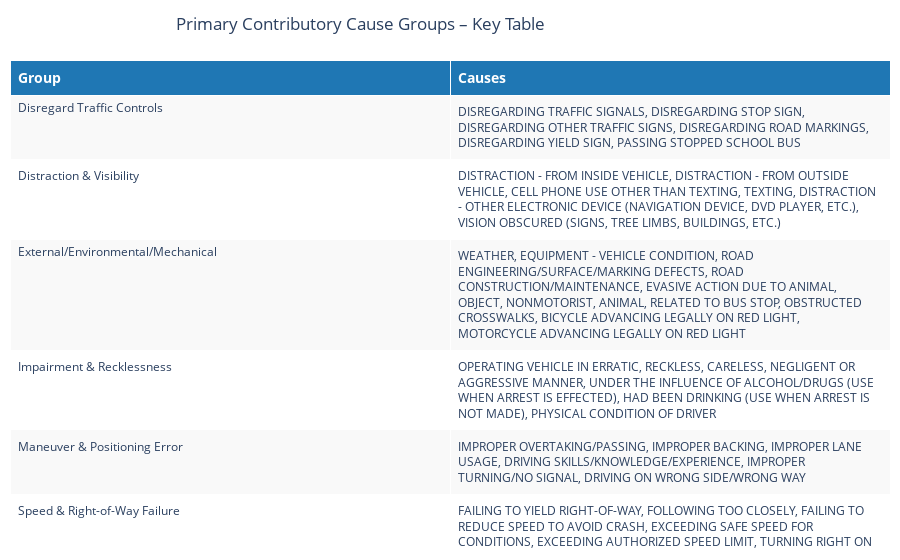

Here is the notebook cell this chart was saved with:
### Code cell
# Then import the required libraries
import plotly.graph_objects as go
import pandas as pd  # Also adding pandas import which was missing

# Convert dictionary to DataFrame
cause_df = pd.DataFrame(list(cause_groups.items()), columns=['Cause', 'Group'])
grouped_table = cause_df.groupby('Group')['Cause'].apply(lambda x: ', '.join(x)).reset_index()

# Create Plotly table
fig = go.Figure(data=[go.Table(
    header=dict(
        values=["<b>Group</b>", "<b>Causes</b>"],
        fill_color="#1f77b4",
        font=dict(color='white', size=14),
        align='left'
    ),
    cells=dict(
        values=[grouped_table['Group'], grouped_table['Cause']],
        fill_color=[['#f9f9f9', '#ffffff'] * len(grouped_table)],
        align='left',
        font=dict(size=12)
    )
)])

fig.update_layout(
    title="Primary Contributory Cause Groups – Key Table",
    title_x=0.4,
    margin=dict(l=10, r=10, t=60, b=10),
    height=600
)

fig.show()

### Figure 1 — Plotly figure (JSON) as saved in the notebook; plotly's stock layout.template omitted (floating-point values rounded to 4 significant figures)
{"data": [{"cells": {"align": "left", "fill": {"color": [["#f9f9f9", "#ffffff", "#f9f9f9", "#ffffff", "#f9f9f9", "#ffffff", "#f9f9f9", "#ffffff", "#f9f9f9", "#ffffff", "#f9f9f9", "#ffffff", "#f9f9f9", "#ffffff", "#f9f9f9", "#ffffff"]]}, "font": {"size": 12}, "values": [["Disregard Traffic Controls", "Distraction & Visibility", "External/Environmental/Mechanical", "Impairment & Recklessness", "Maneuver & Positioning Error", "Speed & Right-of-Way Failure", "UNABLE TO DETERMINE", "Unclassified/Administrative"], ["DISREGARDING TRAFFIC SIGNALS, DISREGARDING STOP SIGN, DISREGARDING OTHER TRAFFIC SIGNS, DISREGARDING ROAD MARKINGS, DISREGARDING YIELD SIGN, PASSING STOPPED SCHOOL BUS", "DISTRACTION - FROM INSIDE VEHICLE, DISTRACTION - FROM OUTSIDE VEHICLE, CELL PHONE USE OTHER THAN TEXTING, TEXTING, DISTRACTION - OTHER ELECTRONIC DEVICE (NAVIGATION DEVICE, DVD PLAYER, ETC.), VISION OBSCURED (SIGNS, TREE LIMBS, BUILDINGS, ETC.)", "WEATHER, EQUIPMENT - VEHICLE CONDITION, ROAD ENGINEERING/SURFACE/MARKING DEFECTS, ROAD CONSTRUCTION/MAINTENANCE, EVASIVE ACTION DUE TO ANIMAL, OBJECT, NONMOTORIST, ANIMAL, RELATED TO BUS STOP, OBSTRUCTED CROSSWALKS, BICYCLE ADVANCING LEGALLY ON RED LIGHT, MOTORCYCLE ADVANCING LEGALLY ON RED LIGHT", "OPERATING VEHICLE IN ERRATIC, RECKLESS, CARELESS, NEGLIGENT OR AGGRESSIVE MANNER, UNDER THE INFLUENCE OF ALCOHOL/DRUGS (USE WHEN ARREST IS EFFECTED), HAD BEEN DRINKING (USE WHEN ARREST IS NOT MADE), PHYSICAL CONDITION OF DRIVER", "IMPROPER OVERTAKING/PASSING, IMPROPER BACKING, IMPROPER LANE USAGE, DRIVING SKILLS/KNOWLEDGE/EXPERIENCE, IMPROPER TURNING/NO SIGNAL, DRIVING ON WRONG SIDE/WRONG WAY", "FAILING TO YIELD RIGHT-OF-WAY, FOLLOWING TOO CLOSELY, FAILING TO REDUCE SPEED TO AVOID CRASH, EXCEEDING SAFE SPEED FOR CONDITIONS, EXCEEDING AUTHORIZED SPEED LIMIT, TURNING RIGHT ON RED", "UNABLE TO DETERMINE", "NOT APPLICABLE"]]}, "header": {"align": "left", "fill": {"color": "#1f77b4"}, "font": {"color": "white", "size": 14}, "values": ["<b>Group</b>", "<b>Causes</b>"]}, "type": "table"}], "layout": {"autosize": true, "margin": {"b": 10, "l": 10, "r": 10, "t": 60}, "title": {"text": "Primary Contributory Cause Groups – Key Table", "x": 0.4}}}
